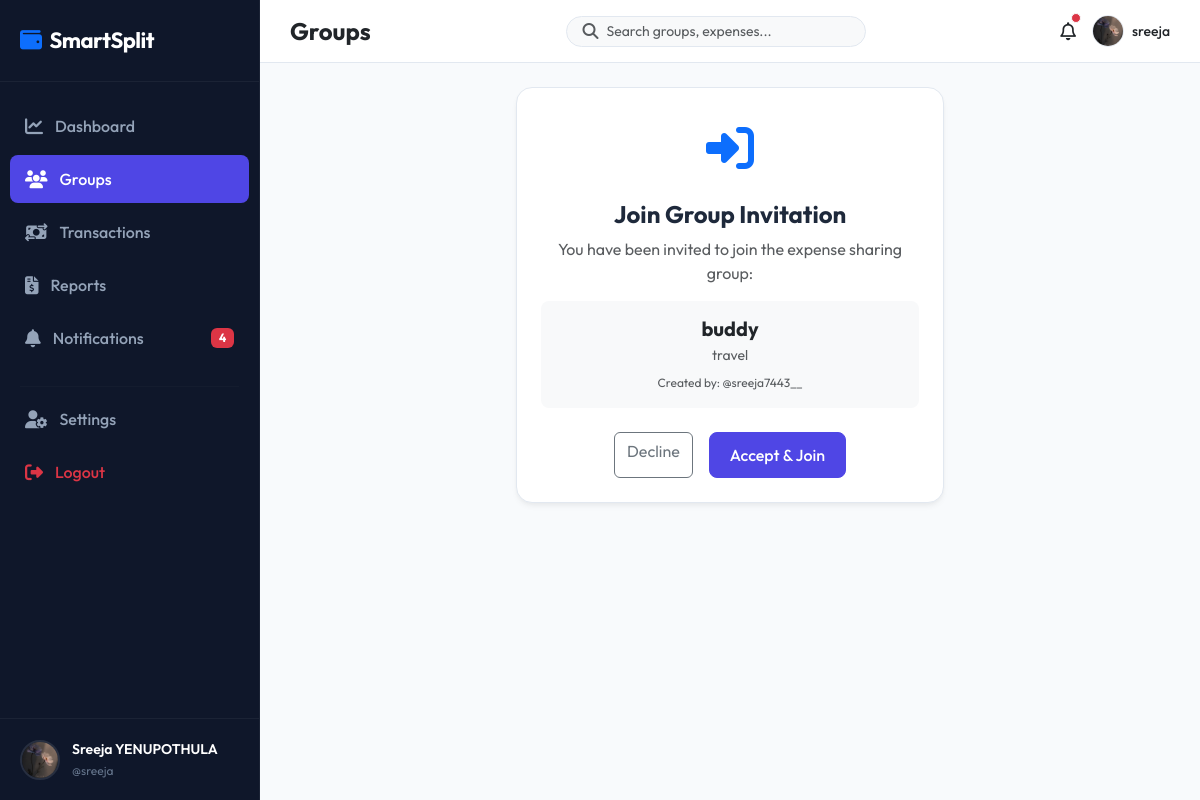
/groups/join/XZABBQWC/ (signed in), run on the app's committed database.
### accounts/models.py (models this page shows, shortened)
class Profile(models.Model):
    user = models.OneToOneField(User, on_delete=models.CASCADE, related_name='profile')
    profile_picture = models.ImageField(upload_to='profiles/', default='profiles/default.png', blank=True)
    phone_number = models.CharField(max_length=15, blank=True)
    upi_id = models.CharField(max_length=50, blank=True)

### groups/models.py (models this page shows, shortened)
class Group(models.Model):
    name = models.CharField(max_length=100)
    description = models.TextField(blank=True)
    created_by = models.ForeignKey(User, on_delete=models.CASCADE, related_name='created_groups')
    created_date = models.DateTimeField(auto_now_add=True)
    invite_code = models.CharField(max_length=12, unique=True, blank=True)

### groups/views.py (the view, shortened to what this page needs)
# urls.py: path('join/<str:invite_code>/', views.join_group_link_view, name='join_link'),
@login_required
def join_group_link_view(request, invite_code):
    invite_code = invite_code.upper()
    group = get_object_or_404(Group, invite_code=invite_code)
    if GroupMember.objects.filter(group=group, user=request.user).exists():
        messages.warning(request, f"You are already a member of '{group.name}'.")
        return redirect('groups:detail', group_id=group.id)
    return render(request, 'groups/join_confirm.html', {'group': group})

### notifications/context_processors.py (called while the page is built)
def unread_notifications_count(request):
    if request.user.is_authenticated:
        count = Notification.objects.filter(user=request.user, is_read=False).count()
        return {'unread_notifications_count': count}
    return {'unread_notifications_count': 0}

### templates/groups/join_confirm.html (shortened to what this page needs)
{% extends 'base.html' %}
{% block content %}
<div class="row justify-content-center">
    <div class="col-lg-6">
        <div class="premium-card p-4 text-center">
            <div class="mb-3 text-primary" style="font-size: 48px;">
                <i class="fa-solid fa-right-to-bracket"></i>
            </div>
            <h4 class="fw-bold mb-2">Join Group Invitation</h4>
            <p class="text-muted">You have been invited to join the expense sharing group:</p>
            <div class="p-3 bg-light rounded-3 mb-4">
                <h5 class="fw-bold text-dark mb-1">{{ group.name }}</h5>
                <p class="text-muted mb-0 small">{{ group.description|default:"No description provided." }}</p>
                <div class="text-muted mt-2" style="font-size: 12px;">Created by: @{{ group.created_by.username }}</div>
            </div>
            <form method="POST">
                <div class="d-flex justify-content-center gap-3">
                    <a href="{% url 'dashboard:home' %}" class="btn btn-outline-secondary">Decline</a>
                    <button type="submit" class="btn btn-primary">Accept & Join</button>
                </div>
            </form>
        </div>
    </div>
</div>
{% endblock %}

### templates/includes/sidebar.html
{% load static %}
<div class="sidebar" id="sidebar">
    <div class="sidebar-logo">
        <i class="fa-solid fa-wallet text-primary me-2"></i>SmartSplit
    </div>
    <ul class="sidebar-menu">
        <li class="sidebar-item">
            <a href="{% url 'dashboard:home' %}" class="sidebar-link {% if request.resolver_match.app_name == 'dashboard' %}active{% endif %}">
                <i class="fa-solid fa-chart-line"></i>Dashboard
            </a>
        </li>
        <li class="sidebar-item">
            <a href="{% url 'groups:list' %}" class="sidebar-link {% if request.resolver_match.app_name == 'groups' %}active{% endif %}">
                <i class="fa-solid fa-users"></i>Groups
            </a>
        </li>
        <li class="sidebar-item">
            <a href="{% url 'payments:history' %}" class="sidebar-link {% if request.resolver_match.app_name == 'payments' and request.resolver_match.url_name == 'history' %}active{% endif %}">
                <i class="fa-solid fa-money-bill-transfer"></i>Transactions
            </a>
        </li>
        <li class="sidebar-item">
            <a href="{% url 'reports:index' %}" class="sidebar-link {% if request.resolver_match.app_name == 'reports' %}active{% endif %}">
                <i class="fa-solid fa-file-invoice-dollar"></i>Reports
            </a>
        </li>
        <li class="sidebar-item">
            <a href="{% url 'notifications:list' %}" class="sidebar-link {% if request.resolver_match.app_name == 'notifications' %}active{% endif %}">
                <i class="fa-solid fa-bell"></i>Notifications
                {% if unread_notifications_count > 0 %}
                    <span class="badge bg-danger ms-auto">{{ unread_notifications_count }}</span>
                {% endif %}
            </a>
        </li>
        <li class="sidebar-item mt-4">
            <hr style="border-color: rgba(255,255,255,0.08); margin: 0 10px;">
        </li>
        <li class="sidebar-item mt-2">
            <a href="{% url 'accounts:profile' %}" class="sidebar-link {% if request.resolver_match.app_name == 'accounts' %}active{% endif %}">
                <i class="fa-solid fa-user-gear"></i>Settings
            </a>
        </li>
        <li class="sidebar-item">
            <a href="{% url 'accounts:logout' %}" class="sidebar-link text-danger">
                <i class="fa-solid fa-right-from-bracket"></i>Logout
            </a>
        </li>
    </ul>
    <div class="sidebar-user">
        {% if user.profile.profile_picture %}
            <img src="{{ user.profile.profile_picture.url }}" alt="{{ user.username }}" class="sidebar-user-img">
        {% else %}
            <img src="{% static 'images/default_user.png' %}" alt="{{ user.username }}" class="sidebar-user-img">
        {% endif %}
        <div class="sidebar-user-info">
            <div class="sidebar-username">{{ user.first_name }} {{ user.last_name }}</div>
            <div class="sidebar-user-role">@{{ user.username }}</div>
        </div>
    </div>
</div>

### templates/includes/navbar.html (shortened to what this page needs)
{% load static %}
<nav class="top-navbar">
    <div class="d-flex align-items-center">
        <h4 class="fw-bold mb-0 text-dark">
            {% block page_title %}
                {% if request.resolver_match.app_name == 'dashboard' %}Dashboard
                {% elif request.resolver_match.app_name == 'groups' %}Groups
                {% elif request.resolver_match.app_name == 'expenses' %}Expenses
                {% elif request.resolver_match.app_name == 'payments' %}Payments
                {% elif request.resolver_match.app_name == 'settlements' %}Settlements
                {% elif request.resolver_match.app_name == 'reports' %}Reports
                {% elif request.resolver_match.app_name == 'notifications' %}Notifications
                {% elif request.resolver_match.app_name == 'accounts' %}Account Settings
                {% else %}SmartSplit
                {% endif %}
            {% endblock %}
        </h4>
    </div>
    <form action="{% url 'dashboard:home' %}" method="GET" class="d-none d-md-flex align-items-center bg-light rounded-pill px-3 py-1" style="width: 300px; border: 1px solid var(--border-color);">
        <i class="fa-solid fa-magnifying-glass text-muted me-2"></i>
        <input type="text" name="q" placeholder="Search groups, expenses..." class="form-control border-0 bg-transparent p-0" style="box-shadow: none; font-size: 14px;" value="{{ search_query|default:'' }}">
    </form>
    <div class="d-flex align-items-center gap-3">
        <a href="{% url 'notifications:list' %}" class="position-relative text-dark" style="font-size: 18px;">
            <i class="fa-regular fa-bell"></i>
            {% if unread_notifications_count > 0 %}
                <span class="position-absolute top-0 start-100 translate-middle p-1 bg-danger border border-light rounded-circle">
                </span>
            {% endif %}
        </a>
        <a href="{% url 'accounts:profile' %}" class="text-decoration-none d-flex align-items-center gap-2">
            {% if user.profile.profile_picture %}
                <img src="{{ user.profile.profile_picture.url }}" alt="{{ user.username }}" style="width: 32px; height: 32px; border-radius: 50%; object-fit: cover; border: 1px solid var(--border-color);">
            {% else %}
                <img src="{% static 'images/default_user.png' %}" alt="{{ user.username }}" style="width: 32px; height: 32px; border-radius: 50%; object-fit: cover; border: 1px solid var(--border-color);">
            {% endif %}
            <span class="d-none d-lg-inline text-dark fw-medium" style="font-size: 14px;">{{ user.username }}</span>
        </a>
    </div>
</nav>

### static/css/style.css (style rules this page uses)
:root { --primary: #4F46E5; --primary-hover: #4338CA; --primary-light: #EEF2F6; --secondary: #0EA5E9; --dark-bg: #0B0F19; --sidebar-bg: #0F172A; --card-bg: #FFFFFF; --text-primary: #1E293B; --text-secondary: #64748B; --border-color: #E2E8F0; --success: #10B981; --danger: #EF4444; --warning: #F59E0B; --gray-bg: #F8FAFC; }
body { font-family: 'Outfit', sans-serif; background-color: var(--gray-bg); color: var(--text-primary); margin: 0; padding: 0; overflow-x: hidden; }
.sidebar { width: 260px; height: 100vh; background-color: var(--sidebar-bg); position: fixed; top: 0; left: 0; z-index: 1000; transition: all 0.3s ease; border-right: 1px solid rgba(255, 255, 255, 0.05); display: flex; flex-direction: column; }
.sidebar-logo { padding: 24px 20px; font-weight: 700; font-size: 22px; color: #FFFFFF; letter-spacing: -0.5px; border-bottom: 1px solid rgba(255, 255, 255, 0.05); }
.sidebar-menu { list-style: none; padding: 20px 10px; margin: 0; flex-grow: 1; }
.sidebar-item { margin-bottom: 5px; }
.sidebar-link { display: flex; align-items: center; padding: 12px 15px; color: #94A3B8; text-decoration: none; font-weight: 500; border-radius: 8px; transition: all 0.2s ease; }
.sidebar-link i { margin-right: 12px; font-size: 18px; }
.sidebar-link:hover, .sidebar-link.active { color: #FFFFFF; background-color: rgba(255, 255, 255, 0.08); }
.sidebar-link.active { background-color: var(--primary); color: #FFFFFF; }
.sidebar-user { padding: 20px; border-top: 1px solid rgba(255, 255, 255, 0.05); display: flex; align-items: center; }
.sidebar-user-img { width: 40px; height: 40px; border-radius: 50%; object-fit: cover; margin-right: 12px; border: 2px solid rgba(255, 255, 255, 0.1); }
.sidebar-user-info { flex-grow: 1; }
.sidebar-username { color: #FFFFFF; font-weight: 600; font-size: 14px; margin-bottom: 2px; white-space: nowrap; overflow: hidden; text-overflow: ellipsis; }
.sidebar-user-role { color: #64748B; font-size: 12px; }
.top-navbar { background-color: #FFFFFF; border-bottom: 1px solid var(--border-color); padding: 15px 30px; display: flex; justify-content: space-between; align-items: center; position: sticky; top: 0; z-index: 999; }
.premium-card { background: var(--card-bg); border: 1px solid var(--border-color); border-radius: 16px; box-shadow: 0 4px 6px -1px rgba(0, 0, 0, 0.05), 0 2px 4px -1px rgba(0, 0, 0, 0.03); transition: transform 0.2s ease, box-shadow 0.2s ease; overflow: hidden; }
.form-control, .form-select { padding: 10px 15px; border-radius: 8px; border: 1px solid var(--border-color); background-color: #FFFFFF; transition: all 0.2s ease; }
.btn-primary { background-color: var(--primary); border-color: var(--primary); padding: 10px 20px; font-weight: 500; border-radius: 8px; transition: all 0.2s ease; }

### data on the page
Group: name "buddy", description "travel", created_by.username "sreeja7443__"

### other printed values
{{ unread_notifications_count }} "4"
{{ user.first_name }} "Sreeja"
{{ user.last_name }} "YENUPOTHULA"
{{ user.username }} "sreeja"
